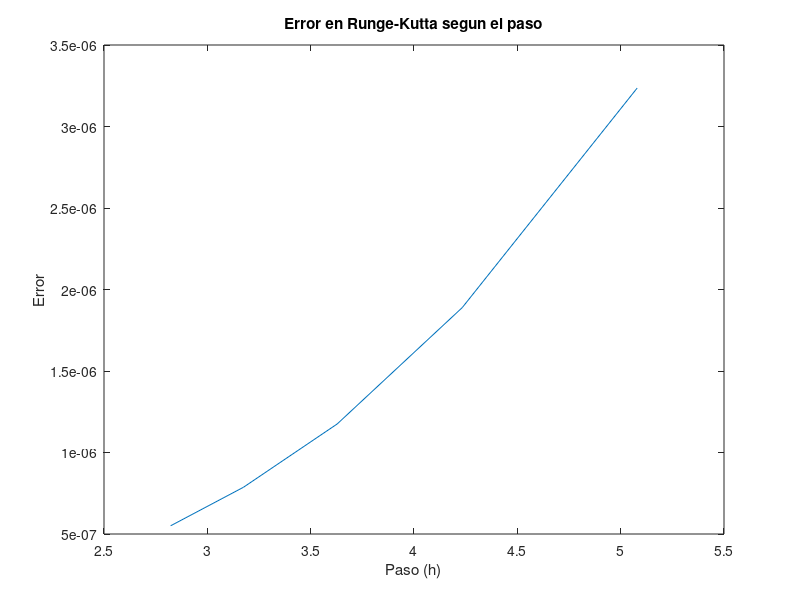
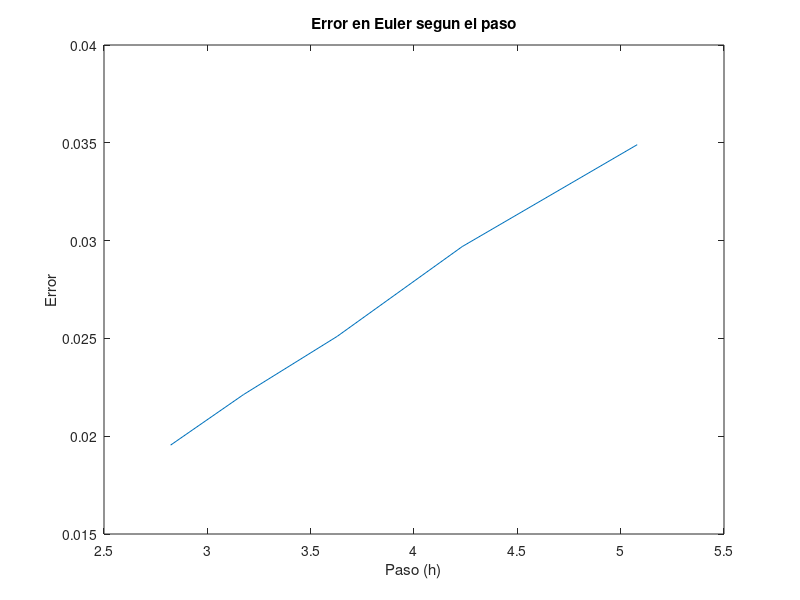

MATLAB code for these plots, in order:
%Arjovsky-94881-Tarela-18/6/2014

clear();

%Radio exterior: 244,475 milimetros. Radio interior: 219,075 milimetros. Espesor: 25,4 milimetros.
global rExt = 244.47500;
global rInt = 219.07500;
%Paso inicial: 1 milimetro.
paso = 1.0;
%padron: 94881. 
global TExt = 81.0;
global TInt = 948.0/6.0;

%Euler. f(y,t) es un function handler, h es el paso. t es un vector con la grilla de la variable independiente.
function y = Euler (f, h, y0,t)
  y(1) = y0; 
  n = columns(t);
  for i = [1:n-1]
    y(i+1) = y(i) + h* f(y(i),t(i));
  endfor
endfunction

%Se diferencia en que en lugar de recibir una funcion f a evaluar para la derivada recibe los valores de la derivada para la grilla.
function y = EulerDiscreto (f, h, y0,t)
  y(1) = y0; 
  n = columns(t);
  for i = [1:n-1]
    y(i+1) = y(i) + h* f(i);
  endfor
endfunction

%RK2
function y = Heun (f,h,y0,t)
  y(1) = y0;
  n = columns(t);
  for i = [1:n-1]
    yAux = y(i) + (2.0/3.0) * h * f(y(i),t(i));
    tAux = t(i) + h*(2.0/3.0);
    y(i+1) = y(i) + (h/4.0) * ( f(y(i),t(i)) + 3.0*f(yAux,tAux) );
  endfor
endfunction

%RK2. Como se usa para la segunda vuelta, es discreto (f es un vector).
function y = EulerMod (f,h,y0,t)
  y(1) = y0;
  n = columns(t);
  for i = [1:n-1]
    % No hace falta usar yAux = y(i) + h*f(i), ya que la f solo depende de la posicion. Ya esta calculada para todo punto en la grilla.
    y(i+1) = y(i) + (h/2)*(f(i)+f(i+1));
  endfor
endfunction

function T = solAnalitica(r)
  global TExt;
  global TInt;
  global rExt;
  global rInt;
  T = (TInt-TExt)*(log(rExt/r))/(log(rExt/rInt))+TExt;
endfunction

function dTdr = obtenerV(paso,v)
  global rInt;
  indice = (r- rInt)/paso
  dTdr = @(T,r) v(indice);
endfunction

%funcion derivada de la velocidad de transmision de temperatura segun el radio.
dvdr = @(v,r) -v/r;

%Se inician diferente las iteraciones ya que las estimadas dejan de contar antes.
iteraciones = 0;
itEstimadas = 1;

pasos = [];
erroresE = [];
erroresRK = [];

do
  %grilla discretizada de radios.
  r = [rInt:paso:rExt];
  grillas{iteraciones + 1} = r;
  %Euler. 

  %Tiro1.
  vEuler1 = Euler(dvdr, paso, 0.0, r);
  TEuler1 = EulerDiscreto(vEuler1, paso, TInt, r);
  %Tiro 2.
  vEuler2 = Euler(dvdr, paso, 1.0, r);
  TEuler2 = EulerDiscreto(vEuler2, paso, 0.0, r);
  %Solucion aprox.
  TEuler = TEuler1 + (TExt-TEuler1(end))/(TEuler2(end))*TEuler2;
  TEs{iteraciones + 1} = TEuler;
  %Runge-Kutta. 

  %Tiro1.
  vRK1 = Heun(dvdr, paso, 0.0, r);
  TRK1 = EulerMod(vRK1, paso, TInt, r);
  %Tiro2.
  vRK2 = Heun(dvdr, paso, 1.0, r);
  TRK2 = EulerMod(vRK2, paso, 0.0, r);
  %Solucion aprox.
  TRK = TRK1 + (TExt-TRK1(end))/(TRK2(end))*TRK2;
  TRKs{iteraciones + 1} = TRK;
  solAnaliticaDiscreta = [0];
  for i = [1: columns(r)]
    solAnaliticaDiscreta(i) = solAnalitica(r(i));
  endfor
  
  iteraciones += 1.0;
  pasos = [pasos paso];
  printf('\nPaso: %.5f\n',paso)
  paso = (rExt - rInt)/(iteraciones+4);
  errorEstimado = max(abs(TEuler - TRK));
  if (errorEstimado > 0.02)
    itEstimadas += 1;
  endif
  errorEuler = max(abs(TEuler - solAnaliticaDiscreta));
  erroresE = [erroresE errorEuler];
  errorRK = max(abs(TRK - solAnaliticaDiscreta));
  erroresRK = [erroresRK errorRK];
  errorMax = max([errorEuler, errorRK]);
  
  %Output.
  
  printf ('Grilla     T(Euler)    T(RK)      T(Analitico) \n')
  for i = [1:columns(r)]
    printf('%.5f  %.5f   %.5f   %.5f\n', r(i),TEuler(i),TRK(i),solAnaliticaDiscreta(i));
  endfor
  printf('\nError(Euler) Error(RK) Error estimado\n');
  printf('%.5f       %.5f     %.5f\n\n',errorEuler,errorRK,errorEstimado);
until (errorMax < 0.02)

erroresE
erroresRK
plot(pasos(2:end),erroresRK(2:end))
title('Error en Runge-Kutta segun el paso')
xlabel('Paso (h)')
ylabel('Error')
print('-dpng',"errRK.png");

plot(pasos(2:end),erroresE(2:end))
title('Error en Euler segun el paso')
xlabel('Paso (h)')
ylabel('Error')
print('-dpng',"errE.png");

%Para el orden lo resuelvo otra vez pero reduciendo el paso a la mitad cada vez.
paso = (rExt-rInt)/2;

pasos = [];
erroresE = [];
erroresRK = [];
iteraciones = 0;
for j=[1:10]
  %grilla discretizada de radios.
  r = [rInt:paso:rExt];
  
  %Euler. 

  %Tiro1.
  vEuler1 = Euler(dvdr, paso, 0.0, r);
  TEuler1 = EulerDiscreto(vEuler1, paso, TInt, r);
  %Tiro 2.
  vEuler2 = Euler(dvdr, paso, 1.0, r);
  TEuler2 = EulerDiscreto(vEuler2, paso, 0.0, r);
  %Solucion aprox.
  TEuler = TEuler1 + (TExt-TEuler1(end))/(TEuler2(end))*TEuler2;
  %Runge-Kutta. 

  %Tiro1.
  vRK1 = Heun(dvdr, paso, 0.0, r);
  TRK1 = EulerMod(vRK1, paso, TInt, r);
  %Tiro2.
  vRK2 = Heun(dvdr, paso, 1.0, r);
  TRK2 = EulerMod(vRK2, paso, 0.0, r);
  %Solucion aprox.
  TRK = TRK1 + (TExt-TRK1(end))/(TRK2(end))*TRK2;
  solAnaliticaDiscreta = [0];
  for i = [1: columns(r)]
    solAnaliticaDiscreta(i) = solAnalitica(r(i));
  endfor
  
  iteraciones += 1.0;
  
  pasos = [pasos paso];
  paso = (rExt - rInt)/(2^(iteraciones));
  
  errorEuler = max(abs(TEuler - solAnaliticaDiscreta));
  erroresE = [erroresE errorEuler];
  errorRK = max(abs(TRK - solAnaliticaDiscreta));
  erroresRK = [erroresRK errorRK];
  errorMax = max([errorEuler, errorRK]);
endfor

erroresE
erroresRK
pasos

function str = csv(vec)
  str = num2str(vec(1));
  for i = [2: columns(vec)]
    str = [str,' ', num2str(vec(i))];
  endfor
endfunction 